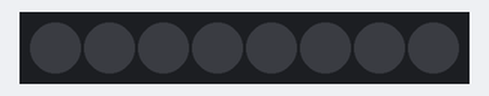
A sketch run on a simulated Arduino Uno, built with avr-gcc and run on an emulated ATmega328P. On the bench: 8 RGB LEDs in strip order, left to right. Dim RGB values are drawn brighter than linear.

Above: at 0.1 s.
At 1.1 s:
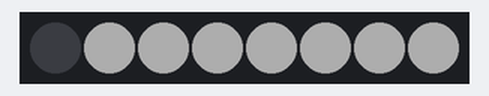
At 5.1 s:
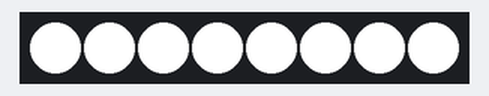
Timing chart, 0 to 40.0 s (numbered marks = the images above):
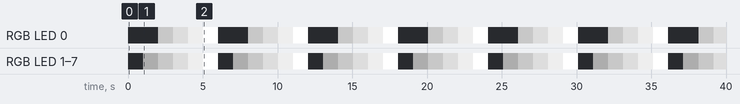

Measured:
- by itself, RGB LED 0: repeats every 6.0 s: RGB(150, 150, 150) 1.0 s, RGB(200, 200, 200) 1.0 s, RGB(255, 255, 255) 1.0 s, off 2.0 s, RGB(100, 100, 100) 1.0 s
- by itself, RGB LED 1–7: repeats every 6.0 s: RGB(100, 100, 100) 1.0 s, RGB(150, 150, 150) 1.0 s, RGB(200, 200, 200) 1.0 s, RGB(255, 255, 255) 1.0 s, off 1.0 s, RGB(50, 50, 50) 1.0 s
- by itself, everything shown: repeats every 6.0 s, in 6 steps
- what the display in image 1 shows lasts 1.0 s, from 1.0 s to 2.0 s

The sketch:

3_7.ino
```cpp
#include <Adafruit_NeoPixel.h>
Adafruit_NeoPixel RGB_LED = Adafruit_NeoPixel(8, 3, NEO_GRB);

void setup(){
  RGB_LED.begin();
  RGB_LED.clear();
}

void loop(){
  for(int i=0; i<8; i++){
    RGB_LED.setPixelColor(i, RGB_LED.Color(255, 255, 255));
    RGB_LED.setBrightness(0);
    RGB_LED.show();
  }
  delay(1000);

  for(int i=0; i<8; i++){
    RGB_LED.setPixelColor(i, RGB_LED.Color(255, 255, 255));
    RGB_LED.setBrightness(50);
    RGB_LED.show();
  }
  delay(1000);

  for(int i=0; i<8; i++){
    RGB_LED.setPixelColor(i, RGB_LED.Color(255, 255, 255));
    RGB_LED.setBrightness(100);
    RGB_LED.show();
  }
  delay(1000);

  for(int i=0; i<8; i++){
    RGB_LED.setPixelColor(i, RGB_LED.Color(255, 255, 255));
    RGB_LED.setBrightness(150);
    RGB_LED.show();
  }
  delay(1000);

  for(int i=0; i<8; i++){
    RGB_LED.setPixelColor(i, RGB_LED.Color(255, 255, 255));
    RGB_LED.setBrightness(200);
    RGB_LED.show();
  }
  delay(1000);

  for(int i=0; i<8; i++){
    RGB_LED.setPixelColor(i, RGB_LED.Color(255,255 , 255));
    RGB_LED.setBrightness(255);
    RGB_LED.show();
  }
  delay(1000);
}
```
